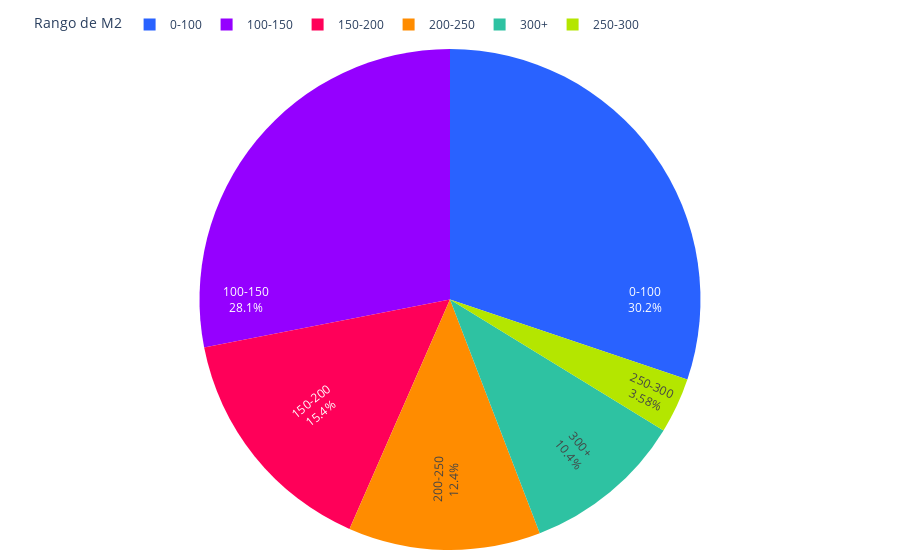

Notebook code for this chart:
### Code cell
import os
import plotly.io as pio

def sumar_tablas(dataframes_list):
    tabla_suma = None
    
    for df in dataframes_list:
        tabla_actual = df.groupby(['m2_construido', 'segmento']).size().unstack(fill_value=0)
        
        if tabla_suma is None:
            tabla_suma = tabla_actual
        else:
            tabla_suma = tabla_suma.add(tabla_actual, fill_value=0)
    
    print("Tabla general de frecuencia:")
    print(tabla_suma)
    
    fig = graficar_tabla(tabla_suma)
    
    # Guardar la gráfica como archivo HTML
    guardar_grafico_como_html(fig, 'g_pie_dist_m2_construidos', carpeta='assets/graficas')
    
    return fig

colores = ['#2962ff', '#9500ff', '#ff0059', '#ff8c00', '#b4e600', '#2EC2A2','#E50CB6','#4225CF','#2CBA4D']

def graficar_tabla(tabla):
    # Sumar los valores por 'm2_contruido' para obtener el total por rango de M2
    suma_por_m2 = tabla.sum(axis=1)
    
    fig = go.Figure(data=[go.Pie(
        labels=suma_por_m2.index.astype(str),
        values=suma_por_m2.values,
        marker=dict(colors=colores),
        textinfo='label+percent',
        insidetextorientation='radial'
    )])
    
    fig.update_layout(
        legend_title="Rango de M2",
        legend=dict(
            orientation='h',  # Orientación horizontal de la leyenda
            yanchor='bottom',  # Anclar al borde inferior
            y=1.02, 
            xanchor='right',
            x=0.72
        ),
        plot_bgcolor='rgba(0,0,0,0)',  # Color de fondo del gráfico
        margin=dict(l=10, r=10, t=10, b=10)  # Ajusta los márgenes (left, right, top, bottom)
    )    
    
    fig.show()
    return fig

def guardar_grafico_como_html(fig, nombre_archivo, carpeta='assets/graficas'):
    # Crear la carpeta si no existe
    if not os.path.exists(carpeta):
        os.makedirs(carpeta)
    
    # Guardar la gráfica como archivo HTML en la carpeta especificada
    ruta_archivo = os.path.join(carpeta, f'{nombre_archivo}.html')
    pio.write_html(fig, ruta_archivo)

fig1 = sumar_tablas(dataframes_list)

### Figure 1 — Plotly figure (JSON) as saved in the notebook; plotly's stock layout.template omitted (floating-point values rounded to 4 significant figures)
{"data": [{"insidetextorientation": "radial", "labels": ["0-100", "100-150", "150-200", "200-250", "250-300", "300+"], "marker": {"colors": ["#2962ff", "#9500ff", "#ff0059", "#ff8c00", "#b4e600", "#2EC2A2", "#E50CB6", "#4225CF", "#2CBA4D"]}, "textinfo": "label+percent", "type": "pie", "values": [287, 267, 146, 118, 34, 99]}], "layout": {"legend": {"orientation": "h", "title": {"text": "Rango de M2"}, "x": 0.72, "xanchor": "right", "y": 1.02, "yanchor": "bottom"}, "margin": {"b": 10, "l": 10, "r": 10, "t": 10}, "plot_bgcolor": "rgba(0,0,0,0)"}}
